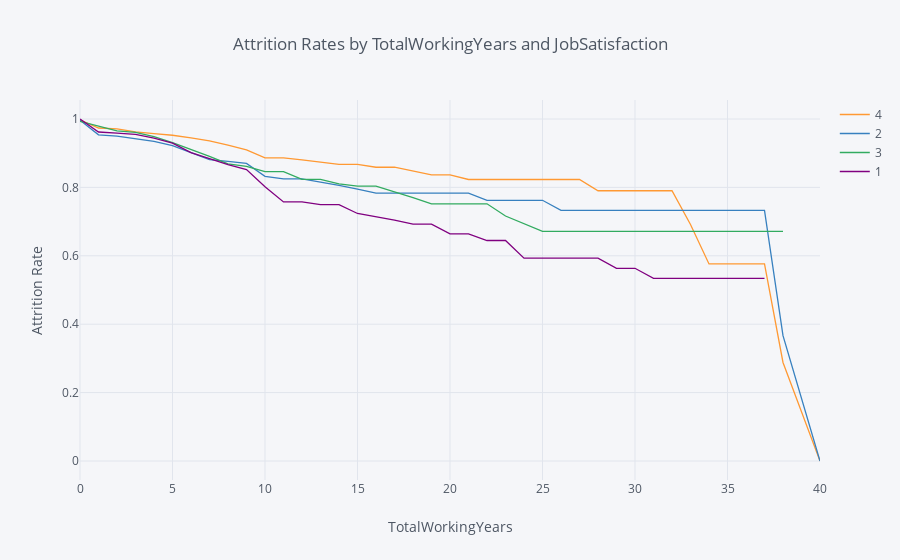

Source (notebook cell):
### Markdown cell above
## 6. Let's find out how job satisfaction affects retention rates. Generate and plot survival curves for each level of job satisfaction by number of years at the company.

### Code cell
survival(data,'JobSatisfaction','TotalWorkingYears','Attrition').iplot(kind='line',
                                                              xTitle='TotalWorkingYears',
                                                              yTitle='Attrition Rate',
                                                              title='Attrition Rates by TotalWorkingYears and JobSatisfaction')

### Figure 1 — Plotly figure (JSON) as saved in the notebook; plotly's stock layout.template omitted (floating-point values rounded to 4 significant figures)
{"data": [{"line": {"color": "rgba(255, 153, 51, 1.0)", "dash": "solid", "shape": "linear", "width": 1.3}, "mode": "lines", "name": "4", "text": "", "type": "scatter", "uid": "010fdcbc-02e9-44b1-91a9-83e03b461eff", "x": [0, 1, 2, 3, 4, 5, 6, 7, 8, 9, 10, 11, 12, 13, 14, 15, 16, 17, 18, 19, 20, 21, 22, 23, 24, 25, 26, 27, 28, 29, 30, 31, 32, 33, 34, 35, 36, 37, 38, 40], "y": [0.9978, 0.9736, 0.9714, 0.9622, 0.9574, 0.9525, 0.9446, 0.9359, 0.9234, 0.9094, 0.8861, 0.8861, 0.8806, 0.8742, 0.8674, 0.8674, 0.859, 0.859, 0.8483, 0.8366, 0.8366, 0.8231, 0.8231, 0.8231, 0.8231, 0.8231, 0.8231, 0.8231, 0.7902, 0.7902, 0.7902, 0.7902, 0.7902, 0.6914, 0.5762, 0.5762, 0.5762, 0.5762, 0.2881, 0]}, {"line": {"color": "rgba(55, 128, 191, 1.0)", "dash": "solid", "shape": "linear", "width": 1.3}, "mode": "lines", "name": "2", "text": "", "type": "scatter", "uid": "5512196f-fe04-41b5-9c20-c1b6996a194e", "x": [0, 1, 2, 3, 4, 5, 6, 7, 8, 9, 10, 11, 12, 13, 14, 15, 16, 17, 18, 19, 20, 21, 22, 23, 24, 25, 26, 27, 28, 29, 30, 31, 32, 33, 34, 35, 36, 37, 38, 40], "y": [0.9964, 0.9536, 0.9498, 0.9422, 0.9344, 0.922, 0.9005, 0.8813, 0.8762, 0.8703, 0.8325, 0.8249, 0.8249, 0.8159, 0.8059, 0.7952, 0.7835, 0.7835, 0.7835, 0.7835, 0.7835, 0.7835, 0.7623, 0.7623, 0.7623, 0.7623, 0.733, 0.733, 0.733, 0.733, 0.733, 0.733, 0.733, 0.733, 0.733, 0.733, 0.733, 0.733, 0.3665, 0]}, {"line": {"color": "rgba(50, 171, 96, 1.0)", "dash": "solid", "shape": "linear", "width": 1.3}, "mode": "lines", "name": "3", "text": "", "type": "scatter", "uid": "bcaafa89-a8fe-44a2-b5ca-3196f3768434", "x": [0, 1, 2, 3, 4, 5, 6, 7, 8, 9, 10, 11, 12, 13, 14, 15, 16, 17, 18, 19, 20, 21, 22, 23, 24, 25, 26, 27, 28, 29, 30, 31, 32, 33, 34, 35, 36, 37, 38, 40], "y": [0.9932, 0.9796, 0.9655, 0.9607, 0.9486, 0.9309, 0.9117, 0.8909, 0.8685, 0.8616, 0.8463, 0.8463, 0.8234, 0.8234, 0.8104, 0.8036, 0.8036, 0.7877, 0.7704, 0.7521, 0.7521, 0.7521, 0.7521, 0.7162, 0.6945, 0.6714, 0.6714, 0.6714, 0.6714, 0.6714, 0.6714, 0.6714, 0.6714, 0.6714, 0.6714, 0.6714, 0.6714, 0.6714, 0.6714, ""]}, {"line": {"color": "rgba(128, 0, 128, 1.0)", "dash": "solid", "shape": "linear", "width": 1.3}, "mode": "lines", "name": "1", "text": "", "type": "scatter", "uid": "d5c19d8d-0fae-4b35-9e4e-82dc8fdda4c5", "x": [0, 1, 2, 3, 4, 5, 6, 7, 8, 9, 10, 11, 12, 13, 14, 15, 16, 17, 18, 19, 20, 21, 22, 23, 24, 25, 26, 27, 28, 29, 30, 31, 32, 33, 34, 35, 36, 37, 38, 40], "y": [1, 0.9619, 0.9584, 0.9549, 0.944, 0.9292, 0.9017, 0.8844, 0.8665, 0.8521, 0.8017, 0.7575, 0.7575, 0.7496, 0.7496, 0.7238, 0.7145, 0.7043, 0.6926, 0.6926, 0.6643, 0.6643, 0.6448, 0.6448, 0.5932, 0.5932, 0.5932, 0.5932, 0.5932, 0.5635, 0.5635, 0.5339, 0.5339, 0.5339, 0.5339, 0.5339, 0.5339, 0.5339, "", ""]}], "layout": {"legend": {"bgcolor": "#F5F6F9", "font": {"color": "#4D5663"}}, "paper_bgcolor": "#F5F6F9", "plot_bgcolor": "#F5F6F9", "title": {"font": {"color": "#4D5663"}, "text": "Attrition Rates by TotalWorkingYears and JobSatisfaction"}, "xaxis": {"gridcolor": "#E1E5ED", "showgrid": true, "tickfont": {"color": "#4D5663"}, "title": {"font": {"color": "#4D5663"}, "text": "TotalWorkingYears"}, "zerolinecolor": "#E1E5ED"}, "yaxis": {"gridcolor": "#E1E5ED", "showgrid": true, "tickfont": {"color": "#4D5663"}, "title": {"font": {"color": "#4D5663"}, "text": "Attrition Rate"}, "zerolinecolor": "#E1E5ED"}}}
